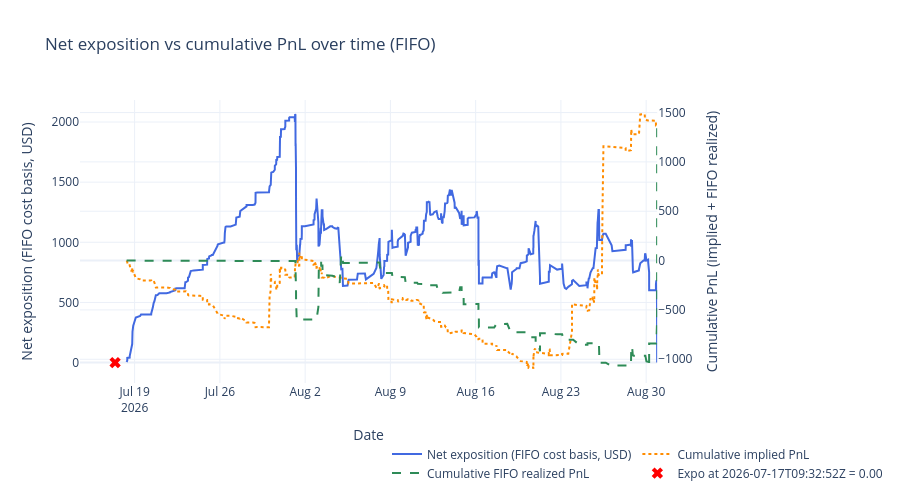

Here is the notebook cell this chart was saved with:
### Code cell
# # Net exposition over time using FIFO cost basis, with resolution resets at lastTradeAt

# # Optional: filter to specific contracts for investigation
# # Set to None to compute over all contracts (default).
# # Examples:
CONTRACT_FILTER = None # {'0xd86a816093fcd0a0e1ca440bc5ce199bd3c5a8d6139e044b076958164f8c5423'} 
# FAST_DELAY_S = 300
TARGET_TS = "2026-07-17T09:32:52Z"

# Load summaries for resolution proxy
with open(BACKTEST_DIR / "summaries.json") as f:
    _summaries = pd.DataFrame(json.load(f))
_summaries['lastTradeAt'] = pd.to_datetime(_summaries['lastTradeAt'], format='mixed', utc=True)
_resolved_at = dict(zip(_summaries['conditionId'], _summaries['lastTradeAt']))

# Derive settlement price per (condition_id, token_id) from implied_pnl
# A single condition can have Yes/No tokens with opposite settlements (0 vs 1)
_settlement = {}
for (_cid, _tid), _fg in wallet_all.groupby(['condition_id', 'token_id']):
    _r = _fg.iloc[0]
    _s = _r['implied_pnl'] / _r['fill_quantity'] + _r['order_price'] if _r['order_side'] == 'BUY' else _r['order_price'] - _r['implied_pnl'] / _r['fill_quantity']
    _settlement[(_cid, _tid)] = round(_s)

# Per-contract FIFO exposure at each fill timestamp
expo_parts = []
for cid, grp in wallet_all.sort_values('dt').groupby('condition_id'):
    if CONTRACT_FILTER is not None and cid not in CONTRACT_FILTER:
        continue
    grp = grp.sort_values('dt')
    long_q = []
    short_q = []
    realized_pnl = 0.0
    buy_vol_acc = 0.0
    sell_vol_acc = 0.0
    rows = []
    for _, row in grp.iterrows():
        qty = row['fill_quantity']
        price = row['order_price']
        if row['order_side'] == 'BUY':
            buy_vol_acc += qty * price
            remaining = qty
            while remaining > 0 and short_q:
                avail, p, _tid_sq = short_q[0]
                match = min(remaining, avail)
                realized_pnl += match * (p - price)
                remaining -= match
                if match == avail:
                    short_q.pop(0)
                else:
                    short_q[0] = (avail - match, p, _tid_sq)
            if remaining > 0:
                long_q.append((remaining, price, row['token_id']))
        else:
            sell_vol_acc += qty * price
            remaining = qty
            while remaining > 0 and long_q:
                avail, p, _tid_lq = long_q[0]
                match = min(remaining, avail)
                realized_pnl += match * (price - p)
                remaining -= match
                if match == avail:
                    long_q.pop(0)
                else:
                    long_q[0] = (avail - match, p, _tid_lq)
            if remaining > 0:
                short_q.append((remaining, price, row['token_id']))

        exposure = sum(q * p for q, p, _ in long_q) + sum(q * p for q, p, _ in short_q)
        if exposure < 0:
            exposure = 0.0
        if cid in _resolved_at and row['dt'] >= _resolved_at[cid]:
            exposure = 0.0
        rows.append({'condition_id': cid, 'dt': row['dt'], 'exposition': exposure, 'cum_realized_pnl': realized_pnl})

    expo_parts.append(pd.DataFrame(rows))

    # Settle remaining position at resolution and reset exposition to 0
    if cid in _resolved_at:
        for q, p, tid in long_q:
            realized_pnl += q * (_settlement.get((cid, tid), 0.0) - p)
        for q, p, tid in short_q:
            realized_pnl += q * (p - _settlement.get((cid, tid), 0.0))
        expo_parts.append(pd.DataFrame([{'condition_id': cid, 'dt': _resolved_at[cid], 'exposition': 0.0, 'cum_realized_pnl': realized_pnl}]))

expo_all = pd.concat(expo_parts, ignore_index=True) if expo_parts else pd.DataFrame(
    columns=['condition_id', 'dt', 'exposition']
)

# Per-contract validation breakdown
if not expo_all.empty:
    _last_per_cid = expo_all.groupby('condition_id')['exposition'].last().reset_index()
    _last_per_cid.columns = ['condition_id', 'exposition']
    _active = _last_per_cid[_last_per_cid['exposition'] > 0].sort_values('exposition', ascending=False)
    print(f"=== Per-contract exposition breakdown{" (filtered)" if CONTRACT_FILTER is not None else ""} ===")
    print(_active.to_string(index=False))
    print(f"\nContracts with exposition > 0: {len(_active)}")
    print(f"Sum of per-contract exposition: {_active['exposition'].sum():.2f}")

# Aggregate across all contracts at each timestamp
# Forward-fill each contract's exposition then sum across contracts
# Each contract's exposition persists until its next fill or resolution
_expo_sorted = expo_all.sort_values(['condition_id', 'dt'])
_expo_sorted['_delta'] = _expo_sorted.groupby('condition_id')['exposition'].diff()
_first_idx = _expo_sorted.groupby('condition_id').head(1).index
_expo_sorted.loc[_first_idx, '_delta'] = _expo_sorted.loc[_first_idx, 'exposition']
ts = _expo_sorted.groupby('dt', as_index=False)['_delta'].sum().sort_values('dt')
ts['exposition'] = ts['_delta'].cumsum()
ts = ts.drop(columns=['_delta'])

# Aggregate FIFO realized PnL across contracts (same diff/cumsum pattern)
_expo_sorted['_rpnl_delta'] = _expo_sorted.groupby('condition_id')['cum_realized_pnl'].diff()
_expo_sorted.loc[_first_idx, '_rpnl_delta'] = _expo_sorted.loc[_first_idx, 'cum_realized_pnl']
_rpnl_ts = _expo_sorted.groupby('dt', as_index=False)['_rpnl_delta'].sum().sort_values('dt')
_rpnl_ts['cum_realized_pnl'] = _rpnl_ts['_rpnl_delta'].cumsum()
_rpnl_ts = _rpnl_ts.drop(columns=['_rpnl_delta'])
ts = ts.merge(_rpnl_ts[['dt', 'cum_realized_pnl']], on='dt', how='outer').sort_values('dt')
ts['exposition'] = ts['exposition'].ffill().fillna(0.0)
ts['cum_realized_pnl'] = ts['cum_realized_pnl'].ffill().fillna(0.0)

if not ts.empty:
    print(f"Aggregate exposition (from ts sum): {ts['exposition'].iloc[-1]:.2f}")
    print(f"Aggregate FIFO realized PnL: {ts['cum_realized_pnl'].iloc[-1]:.2f}")

# Cumulative PnL on secondary axis for comparison
_pnl_df = wallet_all if CONTRACT_FILTER is None else wallet_all[wallet_all['condition_id'].isin(CONTRACT_FILTER)]
pnl_ts = _pnl_df.groupby('dt', as_index=False)['implied_pnl'].sum().sort_values('dt')
pnl_ts['cum_pnl'] = pnl_ts['implied_pnl'].cumsum()

# Cumulative PnL for fills with <= 10 min delay
# _fast_pnl_df = _pnl_df[_pnl_df['delay_s'] <= FAST_DELAY_S]
# fast_pnl_ts = _fast_pnl_df.groupby('dt', as_index=False)['implied_pnl'].sum().sort_values('dt')
# fast_pnl_ts['cum_pnl_fast'] = fast_pnl_ts['implied_pnl'].cumsum()

# Compute exact snapshot exposure at TARGET_TS for marker overlay
cutoff = pd.Timestamp(TARGET_TS, tz='UTC')
snap_df = wallet_all[wallet_all['dt'] <= cutoff].copy()
expo_parts_snap = []
for cid, grp in snap_df.sort_values('dt').groupby('condition_id'):
    if CONTRACT_FILTER is not None and cid not in CONTRACT_FILTER:
        continue
    if cid in _resolved_at and _resolved_at[cid] <= cutoff:
        continue
    long_q = []
    short_q = []
    realized_pnl = 0.0
    buy_vol = 0.0
    sell_vol = 0.0
    for _, row in grp.iterrows():
        qty = row['fill_quantity']
        price = row['order_price']
        if row['order_side'] == 'BUY':
            buy_vol += qty * price
            remaining = qty
            while remaining > 0 and short_q:
                avail, p, _tid_sq = short_q[0]
                match = min(remaining, avail)
                realized_pnl += match * (price - p)
                remaining -= match
                if match == avail:
                    short_q.pop(0)
                else:
                    short_q[0] = (avail - match, p, _tid_sq)
            if remaining > 0:
                long_q.append((remaining, price, row['token_id']))
        else:
            sell_vol += qty * price
            remaining = qty
            while remaining > 0 and long_q:
                avail, p, _tid_lq = long_q[0]
                match = min(remaining, avail)
                realized_pnl += match * (p - price)
                remaining -= match
                if match == avail:
                    long_q.pop(0)
                else:
                    long_q[0] = (avail - match, p, _tid_lq)
            if remaining > 0:
                short_q.append((remaining, price, row['token_id']))
    exposure = sum(q * p for q, p, _ in long_q) + sum(q * p for q, p, _ in short_q)
    if exposure < 0:
        exposure = 0.0
    expo_parts_snap.append(exposure)
snap = sum(expo_parts_snap)
ts = pd.concat([ts, pd.DataFrame([{'dt': cutoff, 'exposition': snap}])], ignore_index=True).sort_values('dt').drop_duplicates('dt')
ts['cum_realized_pnl'] = ts['cum_realized_pnl'].ffill().fillna(0.0)

# Clip to the fills period (extend end to include resolution timestamps)
fill_start = wallet_all['dt'].min()
fill_end = max(wallet_all['dt'].max(), max(_resolved_at.values()))
ts = ts[(ts['dt'] >= fill_start) & (ts['dt'] <= fill_end)]
pnl_ts = pnl_ts[(pnl_ts['dt'] >= fill_start) & (pnl_ts['dt'] <= fill_end)]
# fast_pnl_ts = fast_pnl_ts[(fast_pnl_ts['dt'] >= fill_start) & (fast_pnl_ts['dt'] <= fill_end)]

fig_ntl = make_subplots(specs=[[{'secondary_y': True}]])

fig_ntl.add_trace(go.Scatter(
    x=ts['dt'], y=ts['exposition'],
    mode='lines', name='Net exposition (FIFO cost basis, USD)',
    line=dict(color='royalblue', width=2),
), secondary_y=False)

fig_ntl.add_trace(go.Scatter(
    x=pnl_ts['dt'], y=pnl_ts['cum_pnl'],
    mode='lines', name='Cumulative implied PnL',
    line=dict(color='darkorange', width=2, dash='dot'),
), secondary_y=True)

fig_ntl.add_trace(go.Scatter(
    x=ts['dt'], y=ts['cum_realized_pnl'],
    mode='lines', name='Cumulative FIFO realized PnL',
    line=dict(color='seagreen', width=2, dash='dash'),
), secondary_y=True)

# fig_ntl.add_trace(go.Scatter(
#     x=fast_pnl_ts['dt'], y=fast_pnl_ts['cum_pnl_fast'],
#     mode='lines', name=f'Cumulative PnL (delay <= {FAST_DELAY_S // 60}m)',
#     line=dict(color='mediumpurple', width=2, dash='dashdot'),
# ), secondary_y=True)

fig_ntl.add_trace(go.Scatter(
    x=[cutoff], y=[snap],
    mode='markers', name=f'Expo at {TARGET_TS} = {snap:.2f}',
    marker=dict(color='red', size=10, symbol='x'),
), secondary_y=False)

fig_ntl.update_layout(
    title='Net exposition vs cumulative PnL over time (FIFO)',
    template='plotly_white', height=500,
    legend=dict(x=0.5, y=-0.2, orientation='h'),
)
fig_ntl.update_xaxes(title='Date')
fig_ntl.update_yaxes(title='Net exposition (FIFO cost basis, USD)', secondary_y=False)
fig_ntl.update_yaxes(title='Cumulative PnL (implied + FIFO realized)', secondary_y=True)
fig_ntl.show()

### Figure 1 — Plotly figure (JSON) as saved in the notebook; plotly's stock layout.template omitted (floating-point values rounded to 4 significant figures; data arrays with more than 128 entries replaced by an {"elided": "..."} marker saying what was removed)
{"data": [{"line": {"color": "royalblue", "width": 2}, "mode": "lines", "name": "Net exposition (FIFO cost basis, USD)", "type": "scatter", "x": {"elided": "892 str values"}, "xaxis": "x", "y": {"elided": "892 float values"}, "yaxis": "y"}, {"line": {"color": "darkorange", "dash": "dot", "width": 2}, "mode": "lines", "name": "Cumulative implied PnL", "type": "scatter", "x": {"elided": "799 str values"}, "xaxis": "x", "y": {"elided": "799 float values"}, "yaxis": "y2"}, {"line": {"color": "seagreen", "dash": "dash", "width": 2}, "mode": "lines", "name": "Cumulative FIFO realized PnL", "type": "scatter", "x": {"elided": "892 str values"}, "xaxis": "x", "y": {"elided": "892 float values"}, "yaxis": "y2"}, {"marker": {"color": "red", "size": 10, "symbol": "x"}, "mode": "markers", "name": "Expo at 2026-07-17T09:32:52Z = 0.00", "type": "scatter", "x": ["2026-07-17T09:32:52+00:00"], "xaxis": "x", "y": [0], "yaxis": "y"}], "layout": {"height": 500, "legend": {"orientation": "h", "x": 0.5, "y": -0.2}, "title": {"text": "Net exposition vs cumulative PnL over time (FIFO)"}, "xaxis": {"anchor": "y", "domain": [0, 0.94], "title": {"text": "Date"}}, "yaxis": {"anchor": "x", "domain": [0, 1], "title": {"text": "Net exposition (FIFO cost basis, USD)"}}, "yaxis2": {"anchor": "x", "overlaying": "y", "side": "right", "title": {"text": "Cumulative PnL (implied + FIFO realized)"}}}}
